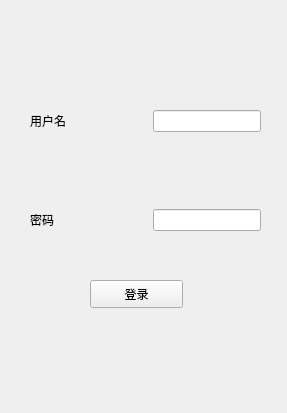
<?xml version="1.0" encoding="UTF-8"?>
<ui version="4.0">
 <class>login</class>
 <widget class="QWidget" name="login">
  <property name="geometry">
   <rect>
    <x>0</x>
    <y>0</y>
    <width>287</width>
    <height>413</height>
   </rect>
  </property>
  <property name="windowTitle">
   <string>Form</string>
  </property>
  <widget class="QPushButton" name="log">
   <property name="geometry">
    <rect>
     <x>90</x>
     <y>280</y>
     <width>93</width>
     <height>28</height>
    </rect>
   </property>
   <property name="text">
    <string>登录</string>
   </property>
  </widget>
  <widget class="QWidget" name="">
   <property name="geometry">
    <rect>
     <x>30</x>
     <y>110</y>
     <width>231</width>
     <height>121</height>
    </rect>
   </property>
   <layout class="QVBoxLayout" name="verticalLayout">
    <item>
     <layout class="QHBoxLayout" name="horizontalLayout">
      <item>
       <widget class="QLabel" name="label">
        <property name="text">
         <string>用户名</string>
        </property>
       </widget>
      </item>
      <item>
       <spacer name="horizontalSpacer">
        <property name="orientation">
         <enum>Qt::Horizontal</enum>
        </property>
        <property name="sizeHint" stdset="0">
         <size>
          <width>40</width>
          <height>20</height>
         </size>
        </property>
       </spacer>
      </item>
      <item>
       <widget class="QLineEdit" name="user_name"/>
      </item>
     </layout>
    </item>
    <item>
     <spacer name="verticalSpacer">
      <property name="orientation">
       <enum>Qt::Vertical</enum>
      </property>
      <property name="sizeHint" stdset="0">
       <size>
        <width>20</width>
        <height>40</height>
       </size>
      </property>
     </spacer>
    </item>
    <item>
     <layout class="QHBoxLayout" name="horizontalLayout_2">
      <item>
       <widget class="QLabel" name="label_2">
        <property name="text">
         <string>密码  </string>
        </property>
       </widget>
      </item>
      <item>
       <spacer name="horizontalSpacer_2">
        <property name="orientation">
         <enum>Qt::Horizontal</enum>
        </property>
        <property name="sizeHint" stdset="0">
         <size>
          <width>40</width>
          <height>20</height>
         </size>
        </property>
       </spacer>
      </item>
      <item>
       <widget class="QLineEdit" name="password"/>
      </item>
     </layout>
    </item>
   </layout>
  </widget>
 </widget>
 <resources/>
 <connections/>
</ui>
